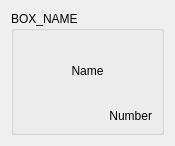
<?xml version="1.0" encoding="UTF-8"?>
<ui version="4.0">
 <class>WidgetItem</class>
 <widget class="QWidget" name="WidgetItem">
  <property name="geometry">
   <rect>
    <x>0</x>
    <y>0</y>
    <width>175</width>
    <height>146</height>
   </rect>
  </property>
  <property name="windowTitle">
   <string>Form</string>
  </property>
  <layout class="QGridLayout" name="gridLayout">
   <item row="0" column="0">
    <widget class="QGroupBox" name="groupBox">
     <property name="styleSheet">
      <string notr="true">border-color: rgb(0, 0, 0);</string>
     </property>
     <property name="title">
      <string>BOX_NAME</string>
     </property>
     <layout class="QGridLayout" name="gridLayout_2">
      <item row="0" column="0">
       <layout class="QVBoxLayout" name="verticalLayout" stretch="4,1">
        <item>
         <widget class="QLabel" name="label">
          <property name="text">
           <string>Name</string>
          </property>
          <property name="alignment">
           <set>Qt::AlignCenter</set>
          </property>
         </widget>
        </item>
        <item>
         <widget class="QLabel" name="label_2">
          <property name="enabled">
           <bool>true</bool>
          </property>
          <property name="text">
           <string>Number</string>
          </property>
          <property name="alignment">
           <set>Qt::AlignRight|Qt::AlignTrailing|Qt::AlignVCenter</set>
          </property>
         </widget>
        </item>
       </layout>
      </item>
     </layout>
    </widget>
   </item>
  </layout>
 </widget>
 <resources/>
 <connections/>
</ui>
